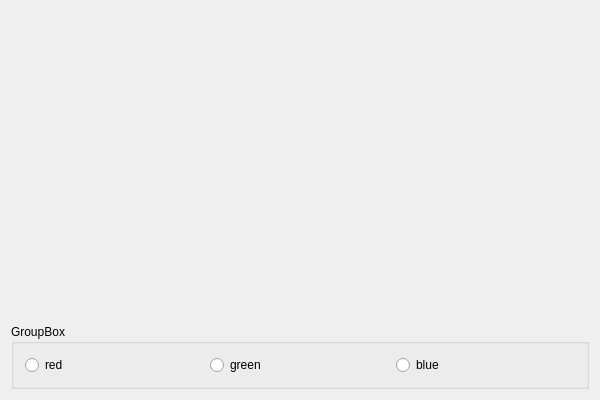
<?xml version="1.0" encoding="UTF-8"?>
<ui version="4.0">
 <class>WindowClass</class>
 <widget class="QWidget" name="WindowClass">
  <property name="geometry">
   <rect>
    <x>0</x>
    <y>0</y>
    <width>600</width>
    <height>400</height>
   </rect>
  </property>
  <property name="windowTitle">
   <string>Window</string>
  </property>
  <layout class="QGridLayout" name="gridLayout">
   <item row="0" column="0">
    <layout class="QVBoxLayout" name="verticalLayout">
     <item>
      <spacer name="verticalSpacer">
       <property name="orientation">
        <enum>Qt::Vertical</enum>
       </property>
       <property name="sizeHint" stdset="0">
        <size>
         <width>35</width>
         <height>112</height>
        </size>
       </property>
      </spacer>
     </item>
     <item>
      <widget class="QGroupBox" name="groupBox">
       <property name="title">
        <string>GroupBox</string>
       </property>
       <layout class="QHBoxLayout" name="horizontalLayout">
        <item>
         <widget class="QRadioButton" name="redRadButton">
          <property name="text">
           <string>red</string>
          </property>
         </widget>
        </item>
        <item>
         <widget class="QRadioButton" name="greenRadButton">
          <property name="text">
           <string>green</string>
          </property>
         </widget>
        </item>
        <item>
         <widget class="QRadioButton" name="blueRadButton">
          <property name="text">
           <string>blue</string>
          </property>
         </widget>
        </item>
       </layout>
      </widget>
     </item>
    </layout>
   </item>
  </layout>
 </widget>
 <layoutdefault spacing="6" margin="11"/>
 <resources>
  <include location="window.qrc"/>
 </resources>
 <connections/>
</ui>
